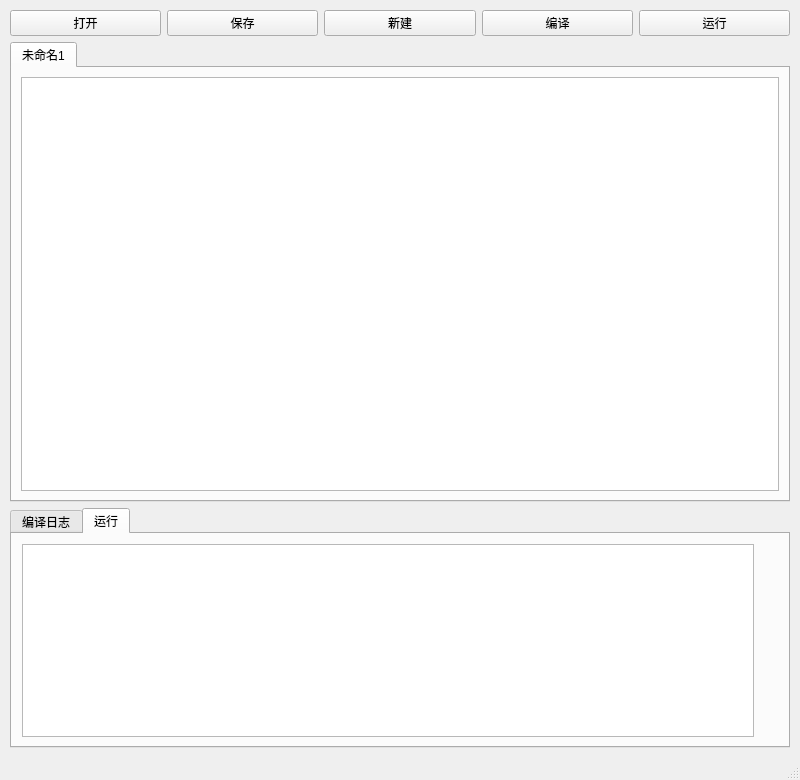
<?xml version="1.0" encoding="UTF-8"?>
<ui version="4.0">
 <class>ACcodeIDE</class>
 <widget class="QMainWindow" name="ACcodeIDE">
  <property name="geometry">
   <rect>
    <x>0</x>
    <y>0</y>
    <width>800</width>
    <height>780</height>
   </rect>
  </property>
  <property name="windowTitle">
   <string>ACcodeIDE</string>
  </property>
  <widget class="QWidget" name="centralwidget">
   <layout class="QVBoxLayout" name="verticalLayout_2">
    <property name="leftMargin">
     <number>10</number>
    </property>
    <property name="topMargin">
     <number>10</number>
    </property>
    <property name="rightMargin">
     <number>10</number>
    </property>
    <property name="bottomMargin">
     <number>10</number>
    </property>
    <item>
     <layout class="QHBoxLayout" name="horizontalLayout">
      <item>
       <widget class="QPushButton" name="pushButton_5">
        <property name="text">
         <string>打开</string>
        </property>
       </widget>
      </item>
      <item>
       <widget class="QPushButton" name="pushButton_3">
        <property name="text">
         <string>保存</string>
        </property>
       </widget>
      </item>
      <item>
       <widget class="QPushButton" name="pushButton_4">
        <property name="text">
         <string>新建</string>
        </property>
       </widget>
      </item>
      <item>
       <widget class="QPushButton" name="pushButton">
        <property name="text">
         <string>编译</string>
        </property>
       </widget>
      </item>
      <item>
       <widget class="QPushButton" name="pushButton_2">
        <property name="text">
         <string>运行</string>
        </property>
       </widget>
      </item>
     </layout>
    </item>
    <item>
     <widget class="QTabWidget" name="tabWidget">
      <property name="currentIndex">
       <number>0</number>
      </property>
      <widget class="QWidget" name="tab">
       <attribute name="title">
        <string>未命名1</string>
       </attribute>
       <layout class="QVBoxLayout" name="verticalLayout">
        <item>
         <widget class="QCodeEditor" name="textEdit"/>
        </item>
       </layout>
      </widget>
     </widget>
    </item>
    <item alignment="Qt::AlignmentFlag::AlignTop">
     <widget class="QTabWidget" name="tabWidget_2">
      <property name="maximumSize">
       <size>
        <width>16777215</width>
        <height>317</height>
       </size>
      </property>
      <property name="currentIndex">
       <number>1</number>
      </property>
      <widget class="QWidget" name="tab_2">
       <attribute name="title">
        <string>编译日志</string>
       </attribute>
       <layout class="QVBoxLayout" name="verticalLayout_3">
        <item>
         <widget class="QPlainTextEdit" name="plainTextEdit">
          <property name="maximumSize">
           <size>
            <width>756</width>
            <height>317</height>
           </size>
          </property>
          <property name="undoRedoEnabled">
           <bool>false</bool>
          </property>
         </widget>
        </item>
       </layout>
      </widget>
      <widget class="QWidget" name="tab_3">
       <attribute name="title">
        <string>运行</string>
       </attribute>
       <widget class="QPlainTextEdit" name="plainTextEdit_2">
        <property name="geometry">
         <rect>
          <x>10</x>
          <y>10</y>
          <width>732</width>
          <height>193</height>
         </rect>
        </property>
        <property name="maximumSize">
         <size>
          <width>756</width>
          <height>317</height>
         </size>
        </property>
        <property name="undoRedoEnabled">
         <bool>false</bool>
        </property>
       </widget>
      </widget>
     </widget>
    </item>
   </layout>
  </widget>
  <widget class="QMenuBar" name="menubar">
   <property name="geometry">
    <rect>
     <x>0</x>
     <y>0</y>
     <width>800</width>
     <height>22</height>
    </rect>
   </property>
  </widget>
  <widget class="QStatusBar" name="statusbar"/>
  <action name="action_7">
   <property name="text">
    <string>打开</string>
   </property>
  </action>
  <action name="action">
   <property name="text">
    <string>保存</string>
   </property>
  </action>
 </widget>
 <customwidgets>
  <customwidget>
   <class>QCodeEditor</class>
   <extends>QTextEdit</extends>
   <header location="global">include/internal/QCodeEditor.hpp</header>
  </customwidget>
 </customwidgets>
 <resources/>
 <connections/>
</ui>
